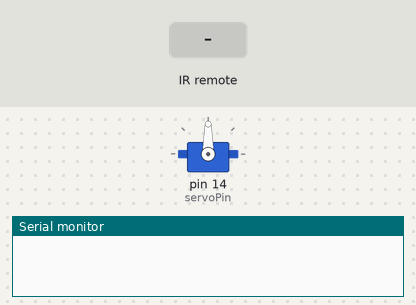
Bench run of a sketch on a simulated Arduino Uno, built with avr-gcc and run on an emulated ATmega328P. Shown: servo, the last lines printed to the serial monitor. Inputs (shaded band) come from the test bench.

Above: at 1.2 s.
1.3 s: infrared code 0x10EF7887 received
At 2.5 s:
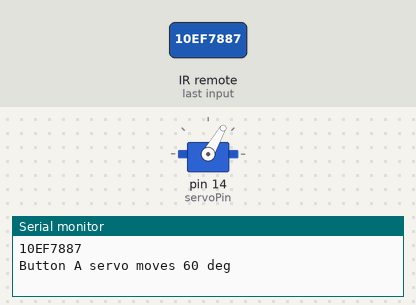
2.8 s: infrared code 0x10EF58A7 received
At 3.6 s:
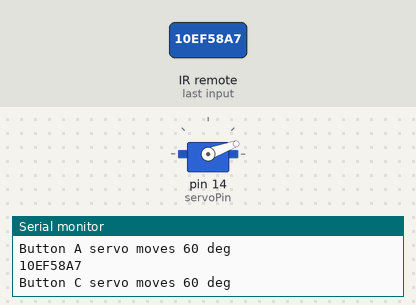
4.3 s: infrared code 0x10EFF807 received
At 4.8 s:
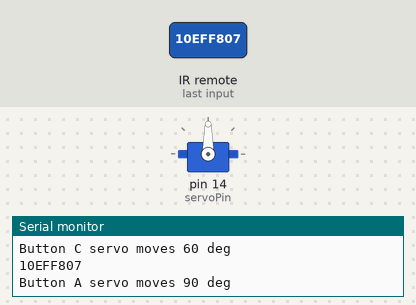
Timing chart, 0 to 7.3 s (numbered marks = the images above; inputs shaded):
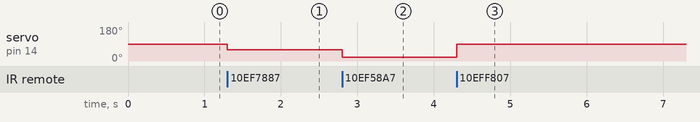

The sketch:

sketch_HW6_servo_with_IR_remote_PART_2_rotates_3_ways.ino
```cpp
#include <Servo.h>
#include <IRremote.h>  // IR remote library resource uploaded

int RECV_PIN = 12;  // IR sensor is on pin 12
IRrecv irrecv(RECV_PIN); // IR receiver
decode_results results;

int servoPin = 14;

Servo servo;

void setup() {
  servo.attach(servoPin);
  Serial.begin(19200);
  // IR sensor
  irrecv.enableIRIn(); // Start the IR receiver

}

void loop() {
  if (irrecv.decode(&results)) {
    Serial.println(results.value, HEX);
    irrecv.resume(); // Receive the next value
    if (results.value == 0x10EFF807) { // button A on IR remote moves servo 90 deg
      Serial.println("Button A servo moves 90 deg"); // print "button A servo moves 90 deg"
      servo.write(90);
    }
    else if (results.value == 0x10EF7887) { // button B on IR remote moves servo 60 deg to reset
      Serial.println("Button A servo moves 60 deg"); // print "button b servo moves 60 deg to reset"
      servo.write(60);
    }
    else if (results.value == 0x10EF58A7) { // button C on IR remote moves servo 60 deg to reset
      Serial.println("Button C servo moves 60 deg"); // print "button C servo moves 60 deg to reset"
      servo.write(20);
    }
  }
}
```

Measured:
- after the input at 1.3 s, servo on pin 14 (servoPin): 90° → 60° at once
- after the input at 2.8 s, servo on pin 14 (servoPin): 60° → 20° at once
- after the input at 4.3 s, servo on pin 14 (servoPin): 20° → 90° at once
